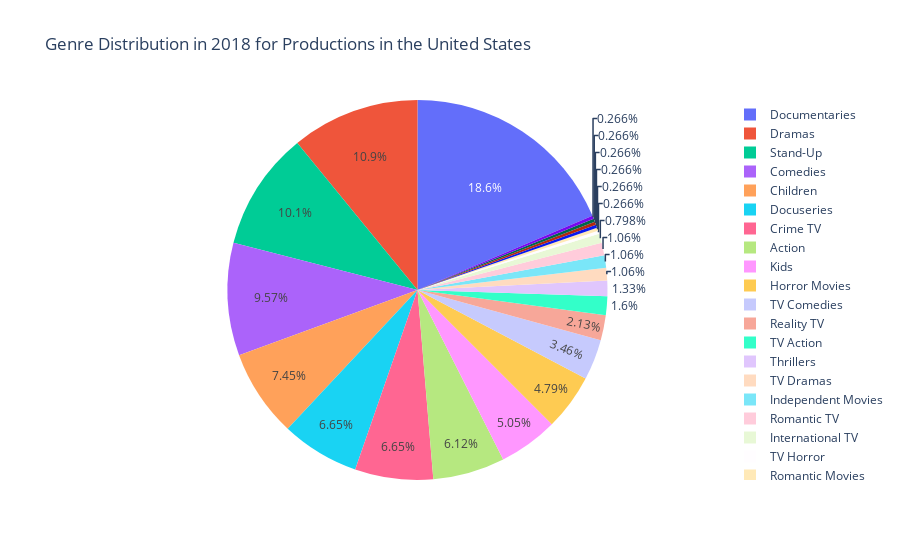

Here is the notebook cell this chart was saved with:
### Code cell
# Specify the range of years you're interested in
years_of_interest = [2018, 2019, 2020]

# Filter the data for the specified years and for the United States
us_netflix_df = netflix_df[(netflix_df['release_year'].isin(years_of_interest)) & 
                           (netflix_df['country'] == 'United States')]

# For each year, plot a pie chart
for year in years_of_interest:
    yearly_data = us_netflix_df[us_netflix_df['release_year'] == year]
    genre_counts = yearly_data['genre'].value_counts().reset_index()
    genre_counts.columns = ['genre', 'count']
    
    fig = px.pie(genre_counts, names='genre', values='count',
                 title=f'Genre Distribution in {year} for Productions in the United States')
    fig.show()

### Figure 1 — Plotly figure (JSON) as saved in the notebook; plotly's stock layout.template omitted (floating-point values rounded to 4 significant figures)
{"data": [{"domain": {"x": [0, 1], "y": [0, 1]}, "hovertemplate": "genre=%{label}<br>count=%{value}<extra></extra>", "labels": ["Documentaries", "Dramas", "Stand-Up", "Comedies", "Children", "Docuseries", "Crime TV", "Action", "Kids", "Horror Movies", "TV Comedies", "Reality TV", "TV Action", "Thrillers", "TV Dramas", "Independent Movies", "Romantic TV", "International TV", "TV Horror", "Romantic Movies", "Music", "Cult Movies", "Sci-Fi", "Classic"], "legendgroup": "", "name": "", "showlegend": true, "type": "pie", "values": [70, 41, 38, 36, 28, 25, 25, 23, 19, 18, 13, 8, 6, 5, 4, 4, 4, 3, 1, 1, 1, 1, 1, 1]}], "layout": {"legend": {"tracegroupgap": 0}, "title": {"text": "Genre Distribution in 2018 for Productions in the United States"}}}
